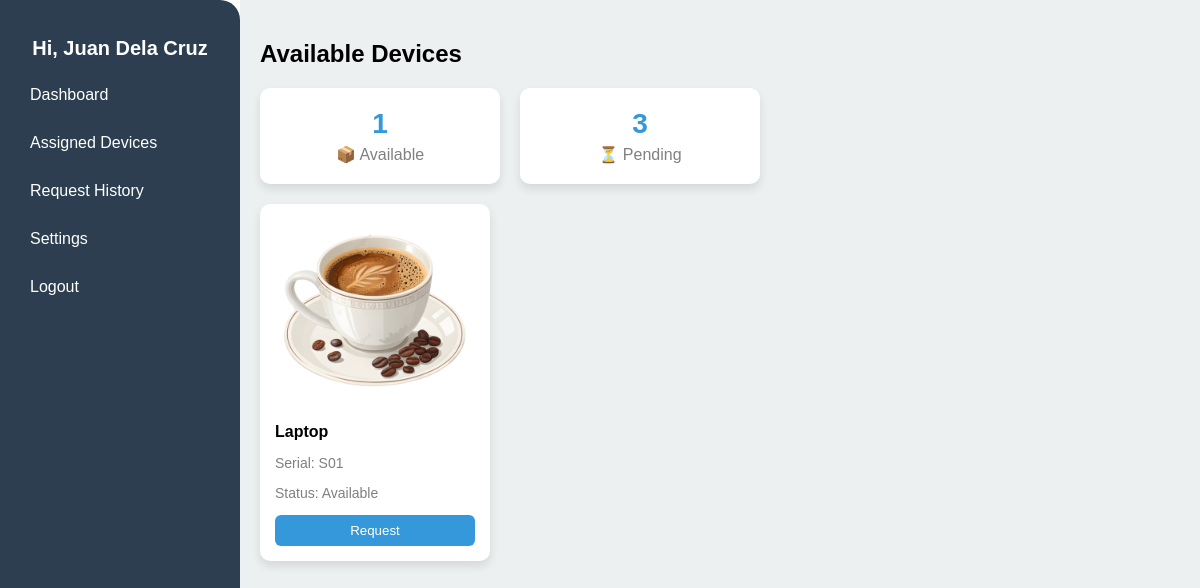
/user/dashboard.php (signed in), run on the app's committed database.
### tables this page shows
CREATE TABLE `hardware` (
  `hardware_id` int(11) NOT NULL,
  `category` varchar(50) DEFAULT NULL,
  `serial_number` varchar(100) DEFAULT NULL,
  `status` varchar(20) DEFAULT 'available',
  `image` varchar(255) NOT NULL
);

### User/dashboard.php (the view, shortened to what this page needs)
<?php
include '../db.php';
$result = $conn->query("SELECT * FROM hardware WHERE status='available'");
$available = $conn->query("SELECT COUNT(*) as total FROM hardware WHERE status='available'");
$availableCount = $available->fetch_assoc()['total'];
$user_id = $_SESSION['user_id'];
$pending = $conn->query("SELECT COUNT(*) as total FROM request
                         WHERE user_id=$user_id AND status='pending'");
$pendingCount = $pending->fetch_assoc()['total'];
?>
<!DOCTYPE html>
<html>
<head>
</head>
<body>
    <div class="sidebar">
        <h2>Hi, <?= $_SESSION['name'] ?></h2>
    <a href="#">Dashboard</a>
    <a href="assigned.php">Assigned Devices</a>
    <a href="history.php">Request History</a>
    <a href="settings.php">Settings</a>
    <a href="../logout.php">Logout</a>
</div>
    <div class="main">
    <div class="header">
            <h2>Available Devices</h2>
        <div class="stats">
            <div class="stat-card">
                <h3><?= $availableCount ?></h3>
                <p>📦 Available</p>
            </div>
            <div class="stat-card">
                <h3><?= $pendingCount ?></h3>
                <p>⏳ Pending</p>
            </div>
        </div>
    </div>
        <div class="card-container">
            <?php while ($row = $result->fetch_assoc()) { ?>
                <div class="card">
                    <img src="../images/<?= $row['image'] ?>" style="width:100%; border-radius:8px;">
                    <h4><?= $row['category'] ?></h4>
                    <p>Serial: <?= $row['serial_number'] ?></p>
                    <p>Status: Available</p>
                    <form method="POST" action="request.php">
                        <button type="submit">Request</button>
                    </form>
                </div>
            <?php } ?>
        </div>
    </div>
</body>
</html>

### User/dashboard.php (style rules this page uses)
body { margin: 0; font-family: Arial; display: flex; }
.sidebar { width: 200px; height: 100vh; background: #2c3e50; color: white; padding: 20px; border-top-right-radius: 20px; border-bottom-right-radius: 20px; }
.sidebar h2 { text-align: center; font-size: 20px; }
.sidebar a { display: block; color: white; text-decoration: none; padding: 10px; margin: 10px 0; border-radius: 6px; }
.main { flex: 1; padding: 20px; background: #ecf0f1; }
.stats { display: flex; gap: 20px; margin-bottom: 20px; }
.stat-card { background: white; padding: 20px; width: 200px; border-radius: 10px; box-shadow: 0 5px 10px rgba(0,0,0,0.1); text-align: center; }
.stat-card h3 { margin: 0; font-size: 28px; color: #3498db; }
.stat-card p { margin: 5px 0 0; color: gray; }
.card-container { display: flex; flex-wrap: wrap; gap: 20px; }
.card { background: white; padding: 15px; width: 200px; border-radius: 10px; box-shadow: 0 5px 10px rgba(0, 0, 0, 0.1); }
.card h4 { margin: 0; }
.card p { font-size: 14px; color: gray; }
button { width: 100%; padding: 8px; border: none; background: #3498db; color: white; border-radius: 6px; cursor: pointer; }

### data on the page
hardware: image (picture), category "Laptop", serial_number "S01"

### other printed values
$_SESSION['name'] "Juan Dela Cruz"
$availableCount "1"
$pendingCount "3"
